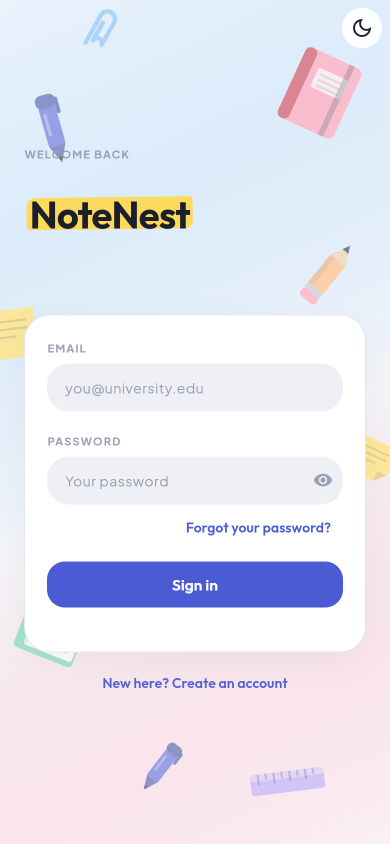
#> input picture deck/shots/01_login.png, 780 x 1688 px (shown at 1/2 size); its folder holds only this picture in this run
$ python sheet.py
#> lines starting #> are read from the running program, lines starting #| are printed output that depends on the picture
import glob, os
from PIL import Image, ImageDraw, ImageFont
S = r"C:\project\notenest\deck\shots"
files = sorted(f for f in glob.glob(S + "/*.png") if not os.path.basename(f).startswith("_"))
w, h, pad, cols = 260, 563, 16, 6
rows = (len(files) + cols - 1) // cols
sheet = Image.new("RGB", (cols * (w + pad) + pad, rows * (h + pad + 30) + pad), (40, 42, 54))
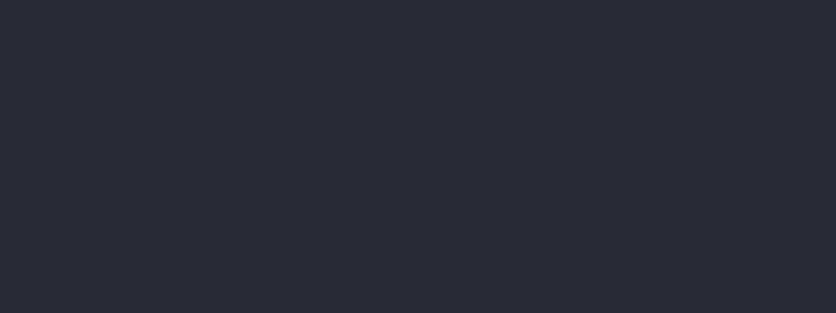
#> sheet: PIL image 1672x625 RGB (shown at 1/2 size); mean R, G, B 40, 42, 54
d = ImageDraw.Draw(sheet)
for i, f in enumerate(files):
    im = Image.open(f).convert("RGB"); im.thumbnail((w, h))
#> further down, im is the input picture: PIL image 780x1688 RGB; mean R, G, B 229.9, 229.8, 240.8
#> after `im.thumbnail((w, h))`:
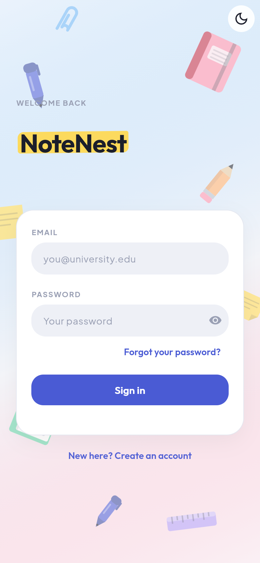
#> im: PIL image 260x563 RGB; mean R, G, B 229.9, 229.7, 240.8
    x = pad + (i % cols) * (w + pad); y = pad + (i // cols) * (h + pad + 30)
    sheet.paste(im, (x, y + 24)); d.text((x, y + 4), os.path.basename(f)[:34], fill=(255, 255, 255))
#> after `sheet.paste(im, (x, y + 24))`:
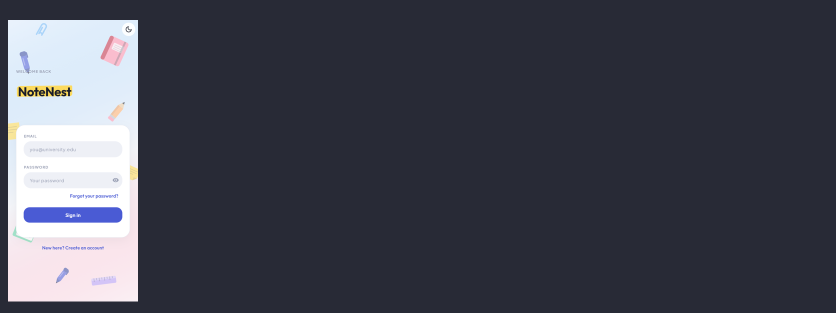
#> sheet: PIL image 1672x625 RGB (shown at 1/2 size); mean R, G, B 66.6, 68.3, 80.2
sheet.save(r"C:\project\notenest\deck\contact_sheet_shots.png"); print(len(files), "shots")
#| 1 shots

$ run again, on deck/shots/06_today.png
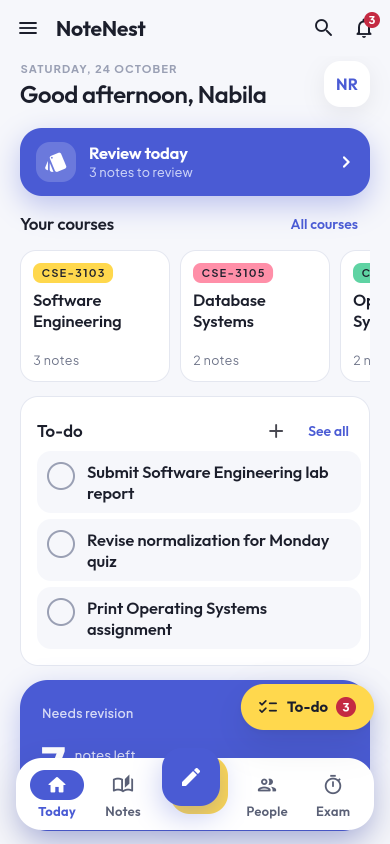
#> input picture deck/shots/06_today.png, 780 x 1688 px (shown at 1/2 size)
#> im is the input picture: PIL image 780x1688 RGB; mean R, G, B 214.3, 216.2, 234.6
#> `im.thumbnail((w, h))`:
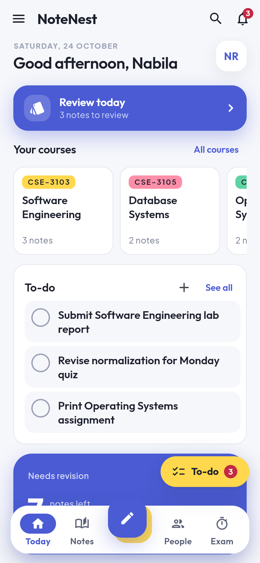
#> im: PIL image 260x563 RGB; mean R, G, B 214.2, 216.1, 234.6
#> `sheet.paste(im, (x, y + 24))`:
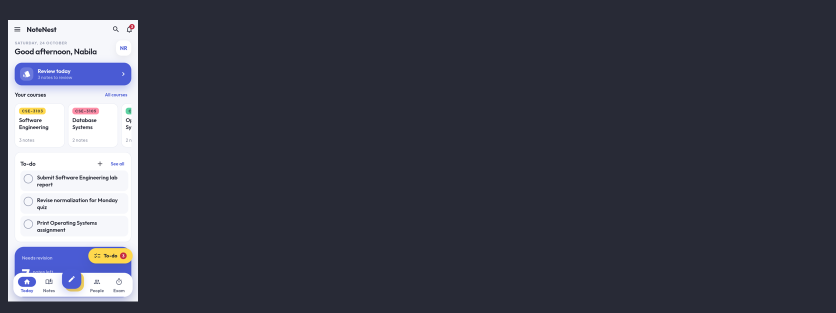
#> sheet: PIL image 1672x625 RGB (shown at 1/2 size); mean R, G, B 64.4, 66.4, 79.3
#| 1 shots

$ run again, on deck/shots/06_today_tall.png
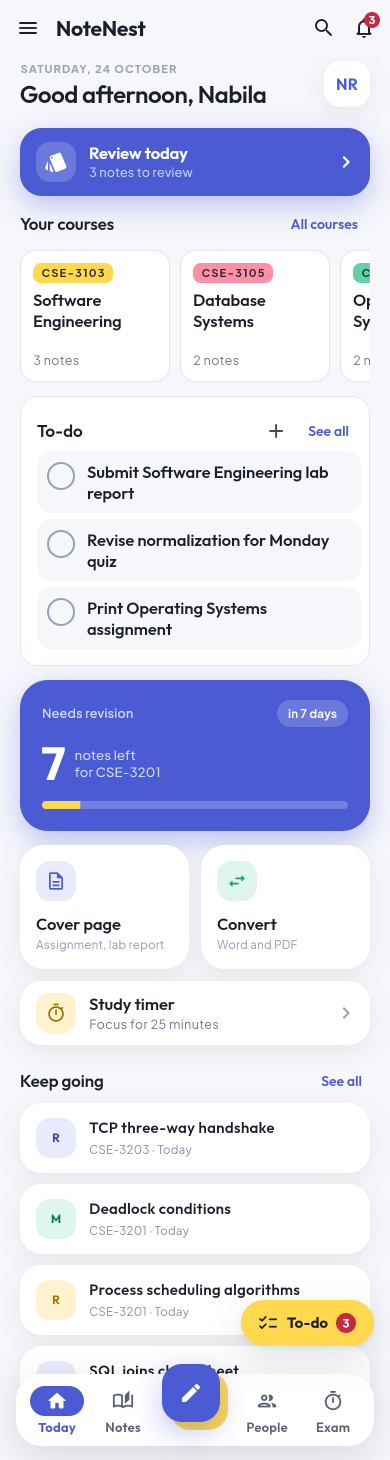
#> input picture deck/shots/06_today_tall.png, 780 x 2920 px (shown at 1/2 size)
#> im is the input picture: PIL image 780x2920 RGB; mean R, G, B 218.1, 220.3, 237.8
#> `im.thumbnail((w, h))`:
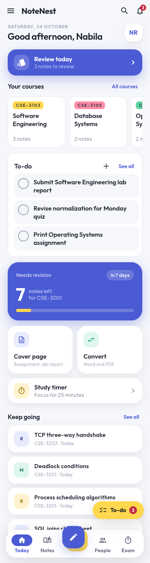
#> im: PIL image 150x563 RGB; mean R, G, B 218, 220.2, 237.7
#> `sheet.paste(im, (x, y + 24))`:
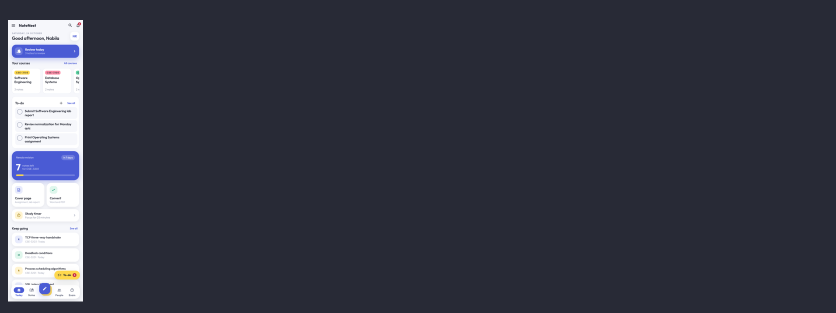
#> sheet: PIL image 1672x625 RGB (shown at 1/2 size); mean R, G, B 54.4, 56.4, 68.8
#| 1 shots

$ run again, on deck/shots/07_notes_list.png
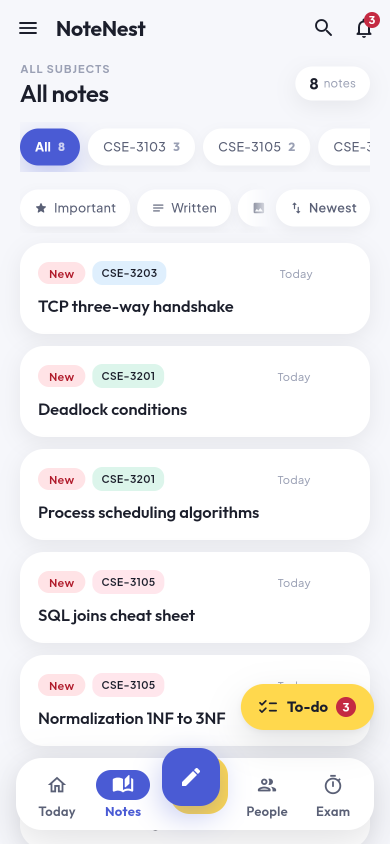
#> input picture deck/shots/07_notes_list.png, 780 x 1688 px (shown at 1/2 size)
#> im is the input picture: PIL image 780x1688 RGB; mean R, G, B 240.2, 239.6, 241.7
#> `im.thumbnail((w, h))`:
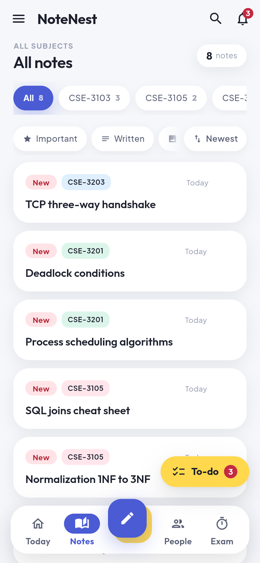
#> im: PIL image 260x563 RGB; mean R, G, B 240.1, 239.5, 241.6
#> `sheet.paste(im, (x, y + 24))`:
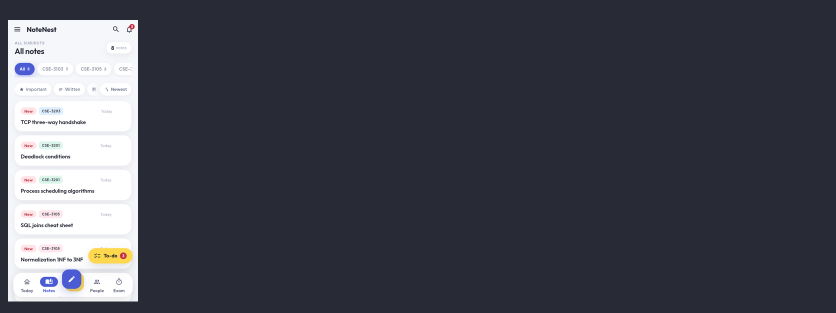
#> sheet: PIL image 1672x625 RGB (shown at 1/2 size); mean R, G, B 68, 69.7, 80.3
#| 1 shots

$ run again, on deck/shots/02_register.png
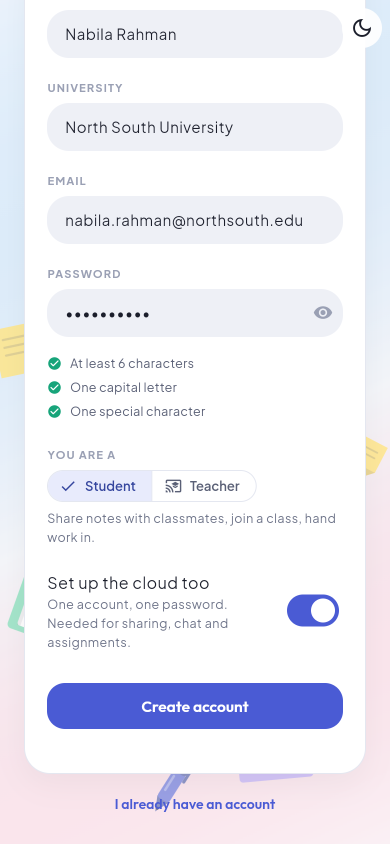
#> input picture deck/shots/02_register.png, 780 x 1688 px (shown at 1/2 size)
#> im is the input picture: PIL image 780x1688 RGB; mean R, G, B 237.4, 237.4, 245.4
#> `im.thumbnail((w, h))`:
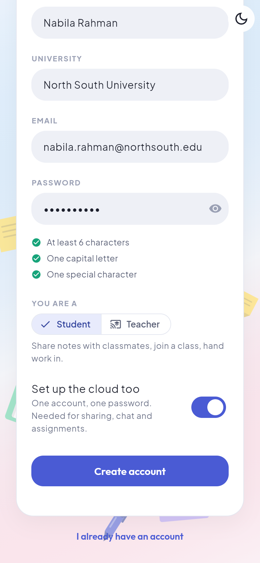
#> im: PIL image 260x563 RGB; mean R, G, B 237.2, 237.3, 245.3
#> `sheet.paste(im, (x, y + 24))`:
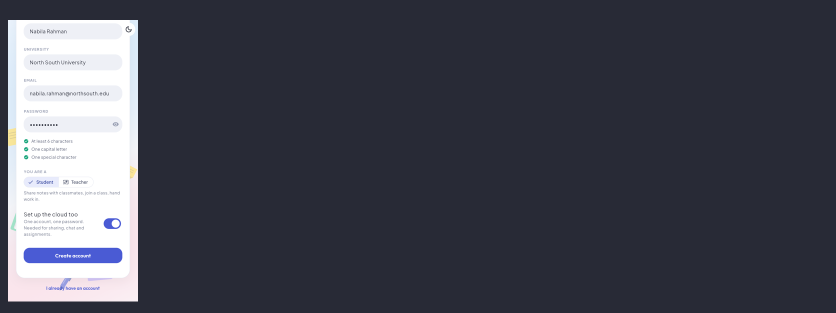
#> sheet: PIL image 1672x625 RGB (shown at 1/2 size); mean R, G, B 67.6, 69.4, 80.8
#| 1 shots
